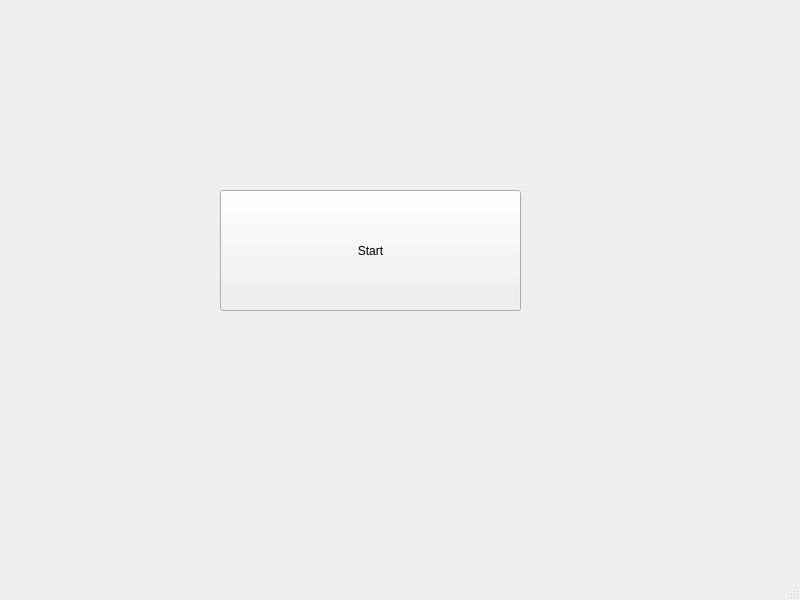
<?xml version="1.0" encoding="UTF-8"?>
<ui version="4.0">
 <class>server</class>
 <widget class="QMainWindow" name="server">
  <property name="geometry">
   <rect>
    <x>0</x>
    <y>0</y>
    <width>800</width>
    <height>600</height>
   </rect>
  </property>
  <property name="windowTitle">
   <string>MainWindow</string>
  </property>
  <widget class="QWidget" name="centralwidget">
   <widget class="QPushButton" name="btn_start">
    <property name="enabled">
     <bool>true</bool>
    </property>
    <property name="geometry">
     <rect>
      <x>220</x>
      <y>190</y>
      <width>301</width>
      <height>121</height>
     </rect>
    </property>
    <property name="text">
     <string>Start</string>
    </property>
   </widget>
  </widget>
  <widget class="QMenuBar" name="menubar">
   <property name="geometry">
    <rect>
     <x>0</x>
     <y>0</y>
     <width>800</width>
     <height>25</height>
    </rect>
   </property>
  </widget>
  <widget class="QStatusBar" name="statusbar"/>
 </widget>
 <resources/>
 <connections/>
</ui>
